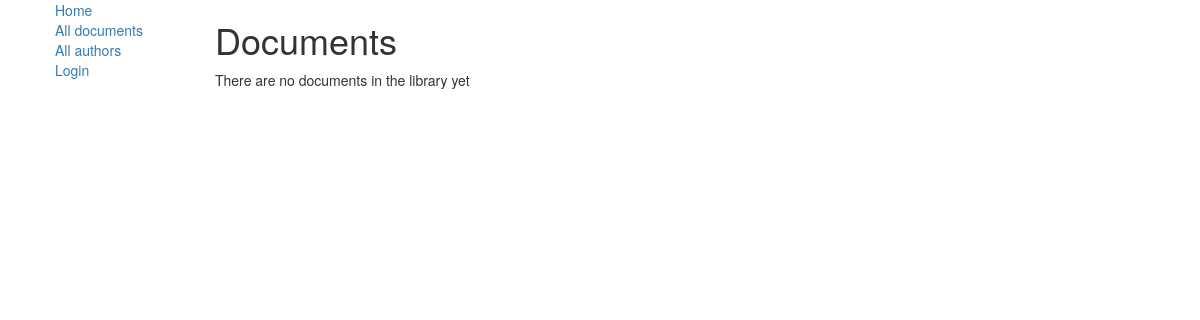
The app's page /library/document/, older data.
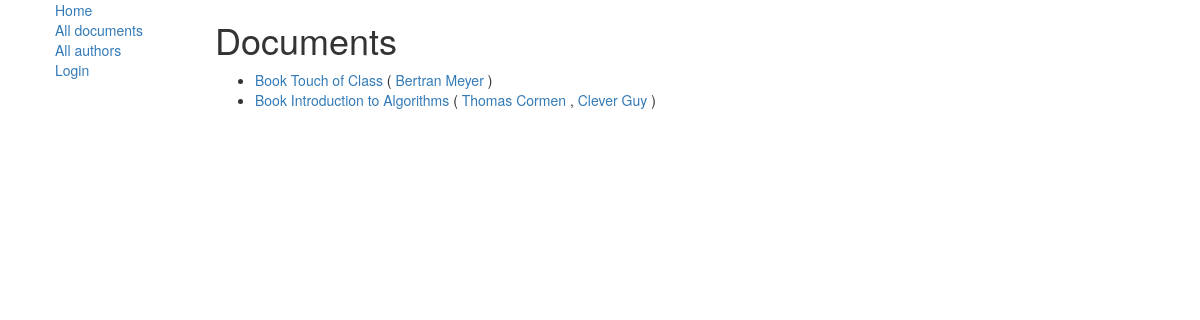
The same page, newer data.
### library/models.py (models this page shows, shortened)
class Document(models.Model):
    title = models.CharField(max_length=100)
    authors = models.ManyToManyField('Author', help_text='Select authors')
    description = models.TextField(max_length=1000, help_text="Enter a description of the document")
    type = models.ForeignKey('DocType', on_delete=models.SET_NULL, null=True)
    tags = models.ManyToManyField('Tag', help_text="Select tags")

class DocType(models.Model):
    name = models.CharField(max_length=50, help_text="Document type name")
    fields = models.CharField(max_length=1000, blank=True,
                              help_text="Fields labels separated with semicolon. Max: 5")
    class Meta:
        verbose_name = "Document Type"
        verbose_name_plural = "Documents' Types"
    def __str__(self):
        return self.name

class Author(models.Model):
    first_name = models.CharField(max_length=100)
    last_name = models.CharField(max_length=100)
    date_born = models.DateField(null=True, blank=True)
    date_died = models.DateField('Died', null=True, blank=True)
    def get_absolute_url(self):
        return reverse('author-detail', args=[str(self.id)])

### library/views.py (the view)
class DocumentListView(generic.ListView):
    model = Document
    paginate_by = 10

### library/templates/library/document_list.html (shortened to what this page needs)
{% extends "base_generic.html" %}
{% block content %}
    <h1>Documents</h1>
    {% if document_list %}
        <ul>
            {% for document in document_list %}
                <li>
                    <a href="{% url 'document-detail' id=document.id %}">{{ document.type }} {{ document.title }} </a>
                    ({% for author in document.authors.all %}
                    <a href="{{ author.get_absolute_url }}">{{ author.first_name }} {{ author.last_name }}</a>
                    {% if not forloop.last %},{% endif %}
                {% endfor %})
                </li>
            {% endfor %}
        </ul>
    {% else %}
        <p>There are no documents in the library yet</p>
    {% endif %}
{% endblock %}

### library/templates/base_generic.html (shortened to what this page needs)
<!DOCTYPE html>
<html lang="en-us">
<head>
    <link rel="stylesheet" href="https://maxcdn.bootstrapcdn.com/bootstrap/3.3.7/css/bootstrap.min.css">
    <link rel="stylesheet" href="styles.css">
</head>
<body link="">
<div class="container-fluid">
    <div class="row">
        <div class="col-sm-2">
            {% block sidebar %}
                <ul class="sidebar-nav">
                    <div><a href="{% url 'index' %}">Home</a></div>
                    <div><a href="{% url 'document' %}">All documents</a></div>
                    <div><a href="{% url 'authors' %}">All authors</a></div>
                    {% if user.is_authenticated %}
                        <div>User: <a href="{% url 'account' %}">{{ user.get_username }}</a></div>
                        <div><a href="{% url 'logout' %}?next={{ request.path }}">Logout</a></div>
                    {% else %}
                        <div><a href="{% url 'login' %}?next={{ request.path }}">Login</a></div>
                    {% endif %}
                </ul>
            {% endblock %}
        </div>
        <div class="col-sm-10 ">
            {% block content %}{% endblock %}
        </div>
    </div>
</div>
</body>
</html>

Row changes from the older to the newer data that the page shows:
added Document: type "Book", title "Touch of Class"
added Author: first_name "Bertran", last_name "Meyer", shown under "Book"
added Document: type "Book", title "Introduction to Algorithms"
added Author: first_name "Thomas", last_name "Cormen", shown under "Book"
added Author: first_name "Clever", last_name "Guy", shown under "Book"
Text that changed along with them:
text no longer shown: "There are no documents in the library yet"
